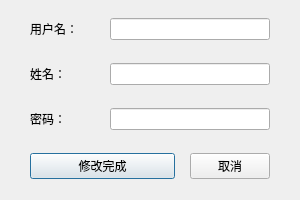
<?xml version="1.0" encoding="UTF-8"?>
<ui version="4.0">
 <class>InfoDialog</class>
 <widget class="QDialog" name="InfoDialog">
  <property name="geometry">
   <rect>
    <x>0</x>
    <y>0</y>
    <width>300</width>
    <height>200</height>
   </rect>
  </property>
  <property name="minimumSize">
   <size>
    <width>300</width>
    <height>200</height>
   </size>
  </property>
  <property name="maximumSize">
   <size>
    <width>300</width>
    <height>200</height>
   </size>
  </property>
  <property name="windowTitle">
   <string>修改用户信息</string>
  </property>
  <widget class="QWidget" name="layoutWidget">
   <property name="geometry">
    <rect>
     <x>30</x>
     <y>10</y>
     <width>240</width>
     <height>181</height>
    </rect>
   </property>
   <layout class="QGridLayout" name="gridLayout">
    <property name="spacing">
     <number>15</number>
    </property>
    <item row="2" column="0">
     <widget class="QLabel" name="label_3">
      <property name="text">
       <string>密码：</string>
      </property>
     </widget>
    </item>
    <item row="1" column="0">
     <widget class="QLabel" name="label_2">
      <property name="text">
       <string>姓名：</string>
      </property>
     </widget>
    </item>
    <item row="0" column="1" colspan="2">
     <widget class="QLineEdit" name="userIDLineEdit"/>
    </item>
    <item row="0" column="0">
     <widget class="QLabel" name="label">
      <property name="text">
       <string>用户名：</string>
      </property>
     </widget>
    </item>
    <item row="1" column="1" colspan="2">
     <widget class="QLineEdit" name="userNameLineEdit"/>
    </item>
    <item row="3" column="0" colspan="2">
     <widget class="QPushButton" name="pushButton">
      <property name="text">
       <string>修改完成</string>
      </property>
     </widget>
    </item>
    <item row="2" column="1" colspan="2">
     <widget class="QLineEdit" name="pwdLineEdit"/>
    </item>
    <item row="3" column="2">
     <widget class="QPushButton" name="pushButton_2">
      <property name="text">
       <string>取消</string>
      </property>
     </widget>
    </item>
   </layout>
  </widget>
 </widget>
 <resources/>
 <connections>
  <connection>
   <sender>pushButton_2</sender>
   <signal>clicked()</signal>
   <receiver>InfoDialog</receiver>
   <slot>accept()</slot>
   <hints>
    <hint type="sourcelabel">
     <x>225</x>
     <y>163</y>
    </hint>
    <hint type="destinationlabel">
     <x>285</x>
     <y>148</y>
    </hint>
   </hints>
  </connection>
 </connections>
</ui>
